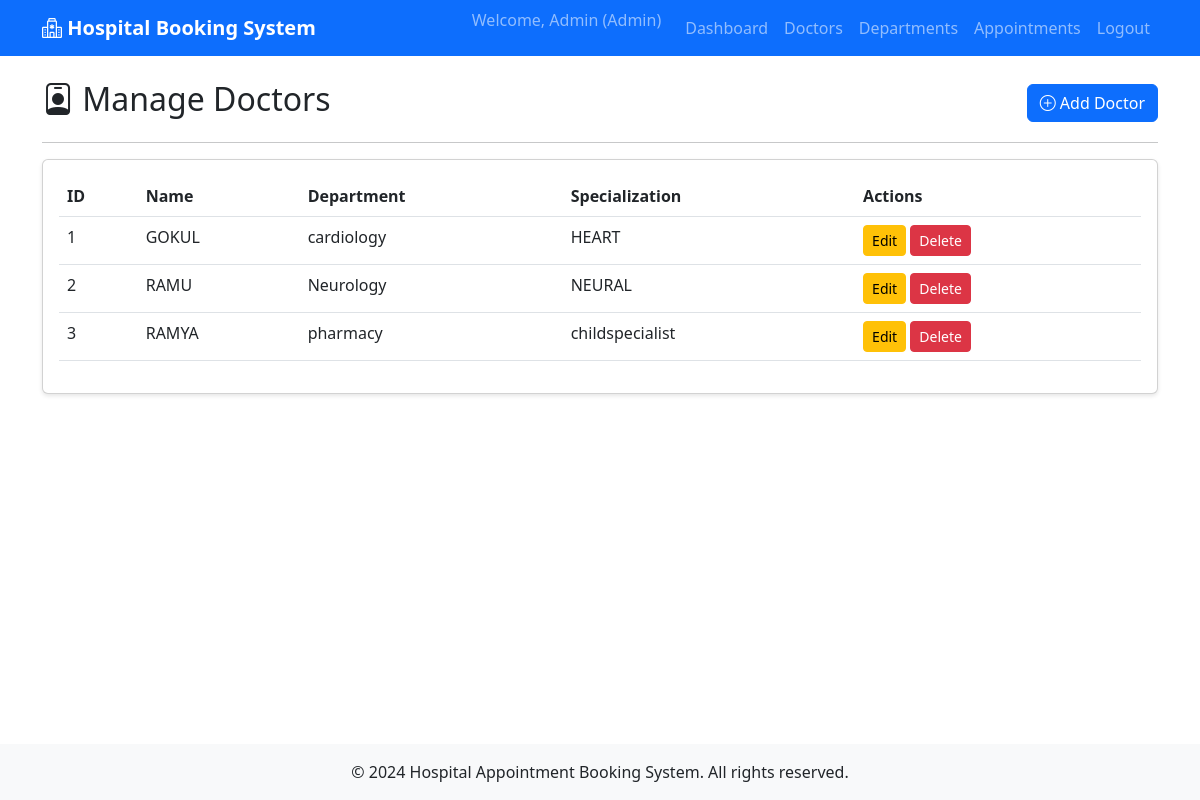
Page /admin/doctors (signed in) on the committed database.
### app/models/doctor.py (models this page shows, shortened)
class Doctor(db.Model):
    __tablename__ = 'doctors'
    id = db.Column(db.Integer, primary_key=True)
    name = db.Column(db.String(100), nullable=False)
    department = db.Column(db.String(100), nullable=False)
    specialization = db.Column(db.String(200), nullable=False)
    user_id = db.Column(db.Integer, db.ForeignKey('users.id'), nullable=True)
    availabilities = db.relationship('Availability', backref='doctor', lazy=True, cascade='all, delete-orphan')
    appointments = db.relationship('Appointment', backref='doctor', lazy=True)
    appointments = db.relationship(
    'Appointment',
    back_populates='doctor',
    cascade='all, delete'
)

### app/routes/admin.py (the view)
@admin_bp.route('/doctors')
@login_required
def doctors():
    doctors_list = Doctor.query.all()
    return render_template('admin/doctors.html', doctors=doctors_list)

### app/routes/admin.py (called while the page is built)
def login_required(f):
    @wraps(f)
    def decorated_function(*args, **kwargs):
        if 'user_id' not in session or session.get('user_role') != 'admin':
            flash('Please login as an admin to access this page', 'error')
            return redirect(url_for('auth.login'))
        return f(*args, **kwargs)
    return decorated_function

### app/templates/admin/doctors.html (shortened to what this page needs)
{% extends "base.html" %}
{% block content %}
<div class="row">
    <div class="col-md-12">
        <div class="d-flex justify-content-between align-items-center">
            <h2><i class="bi bi-person-badge"></i> Manage Doctors</h2>
            <a href="{{ url_for('admin.add_doctor') }}" class="btn btn-primary">
                <i class="bi bi-plus-circle"></i> Add Doctor
            </a>
        </div>
        <hr>
    </div>
</div>
<div class="row">
    <div class="col-md-12">
        <div class="card">
            <div class="card-body">
                {% if doctors %}
                <div class="table-responsive">
                    <table class="table table-hover">
                        <thead>
                            <tr>
                                <th>ID</th>
                                <th>Name</th>
                                <th>Department</th>
                                <th>Specialization</th>
                                <th>Actions</th>
                            </tr>
                        </thead>
                        <tbody>
                            {% for doctor in doctors %}
                            <tr>
                                <td>{{ doctor.id }}</td>
                                <td>{{ doctor.name }}</td>
                                <td>{{ doctor.department }}</td>
                                <td>{{ doctor.specialization }}</td>
                                <td>
                                    <a href="{{ url_for('admin.edit_doctor', doctor_id=doctor.id) }}" class="btn btn-sm btn-warning">Edit</a>
                                    <a href="{{ url_for('admin.delete_doctor', doctor_id=doctor.id) }}" class="btn btn-sm btn-danger" onclick="return confirm('Are you sure you want to delete this doctor?')">Delete</a>
                                </td>
                            </tr>
                            {% endfor %}
                        </tbody>
                    </table>
                </div>
                {% else %}
                <p class="text-center text-muted">No doctors found. <a href="{{ url_for('admin.add_doctor') }}">Add your first doctor</a></p>
                {% endif %}
            </div>
        </div>
    </div>
</div>
{% endblock %}

### app/templates/base.html (style rules this page uses)
body { min-height: 100vh; display: flex; flex-direction: column; }
.card { box-shadow: 0 2px 4px rgba(0,0,0,0.1); margin-bottom: 20px; }

### rows in the picture
Doctor: id "1", name "GOKUL", department "cardiology", specialization "HEART"
Doctor: id "2", name "RAMU", department "Neurology", specialization "NEURAL"
Doctor: id "3", name "RAMYA", department "pharmacy", specialization "childspecialist"

### other values in the picture
{{ session.user_name }} "Admin"
{{ session.user_role|title }} "Admin"
